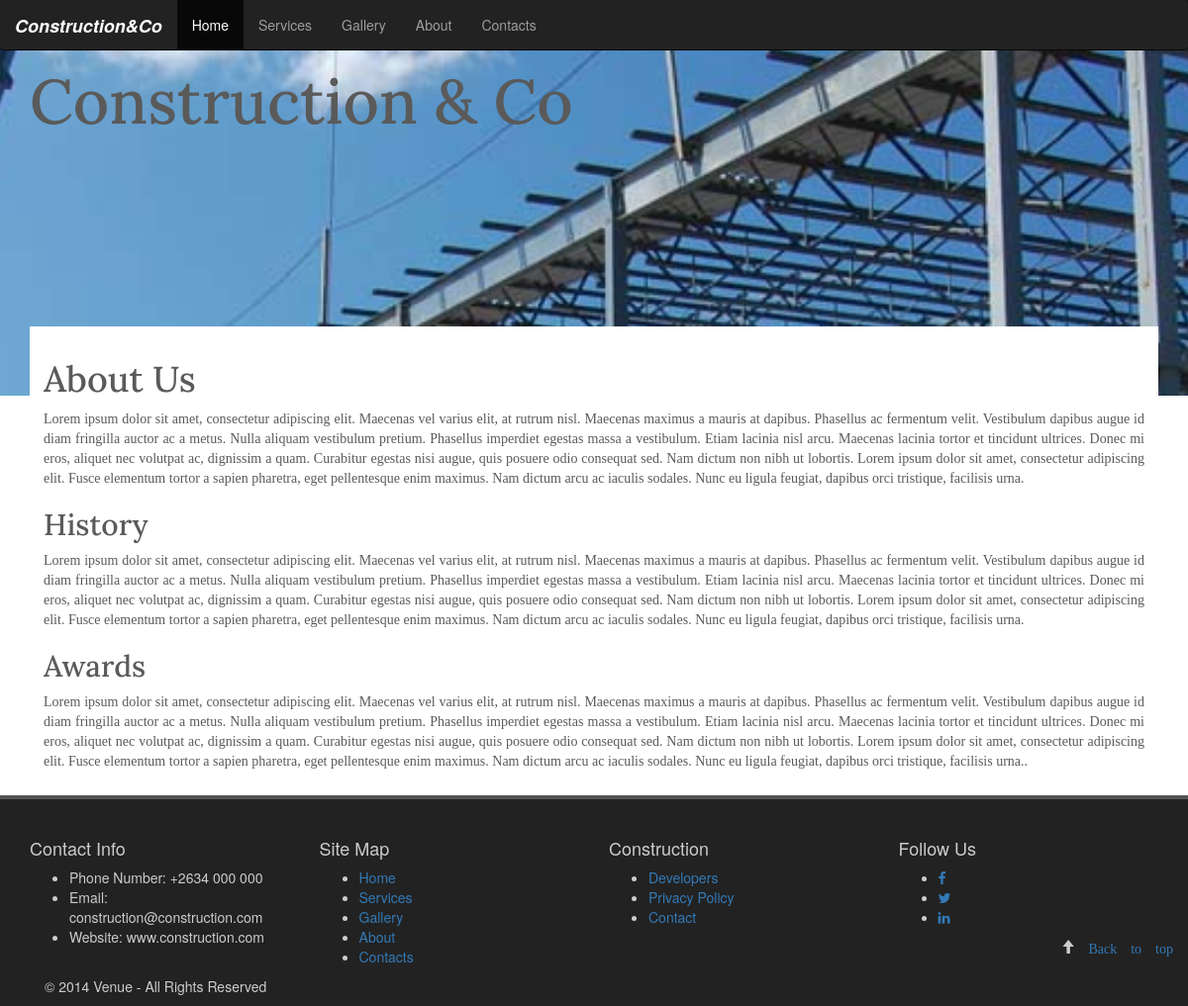
Page /about/ on the earlier database version.
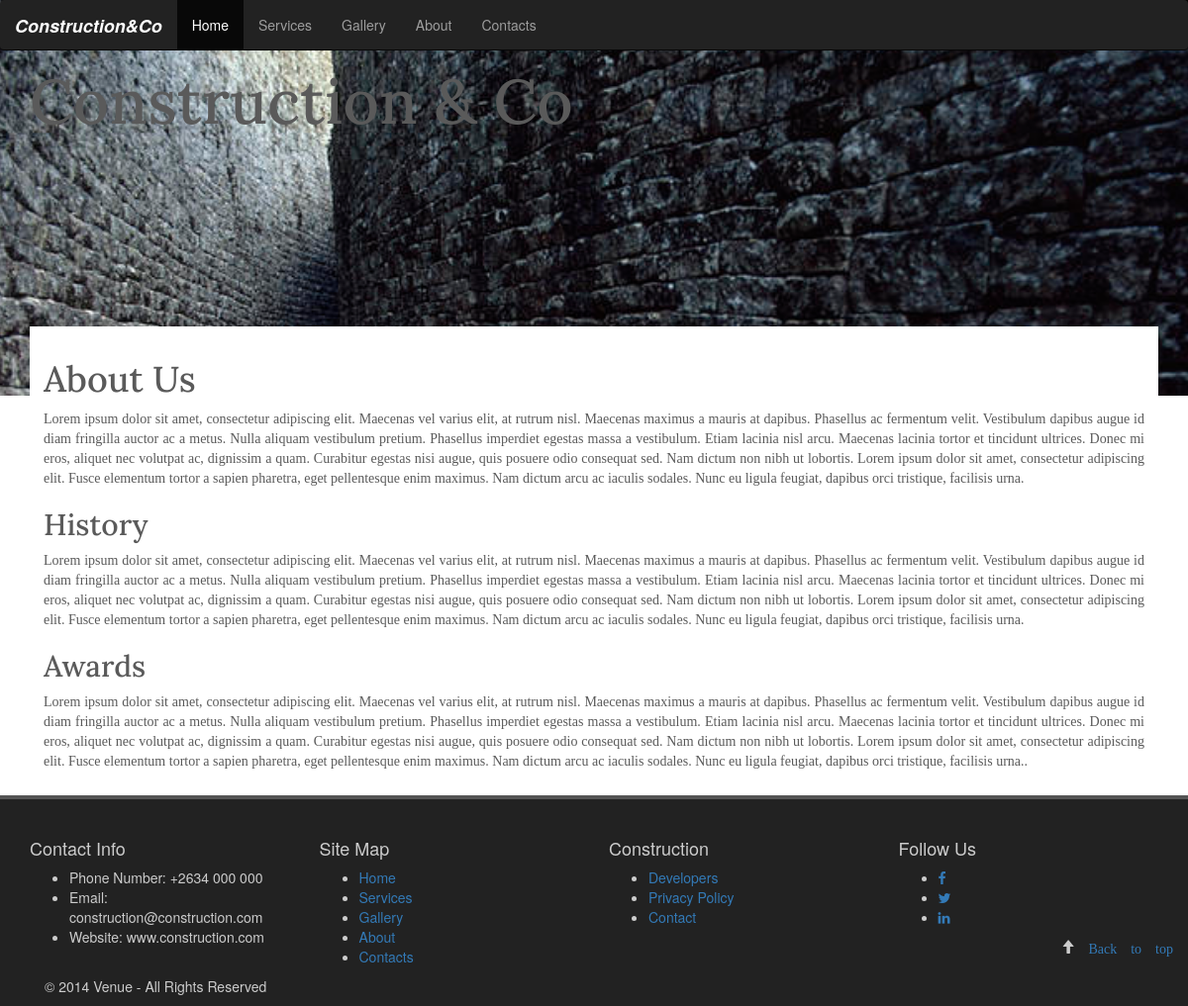
Same page on the later database version.
### displays/models.py (models this page shows, shortened)
class DisplayImage(models.Model):
    slider_image = models.ImageField(upload_to='slider/images/')
    header_text = models.CharField(max_length=120, null=True, blank=True)
    text = models.CharField(max_length=120, null=True, blank=True)
    about_display = models.BooleanField(default=False)
    active_slides = models.BooleanField(default=True)
    home_background_display = models.BooleanField(default=False)

### services/views.py (the view)
# urls.py: url(r'^about/', services.views.about, name='about'),
def about(request):
    slider = DisplayImage.objects.all()
    return render(request, 'about.html', {"slider":slider})

### services/templates/about.html (shortened to what this page needs)
{%extends 'base.html'%}
{% block content %}
    {% for slider in slider %}
    {% if slider.about_display %}
    <div class="jumbotron about" style="background-image: url('{{MEDIA_URL}}{{slider.slider_image}}'); height: 400px;">
      <div class="container" >
        <h1 class="display-3">Construction & Co </h1>
      </div>
    </div>
{% endif %}
{% endfor %}
    <div class="container">
            <article class="top-box">
                <section>
                    <h1>About Us</h1>
                    <p>Lorem ipsum dolor sit amet, consectetur adipiscing elit. Maecenas vel varius elit, at rutrum nisl.
                        Maecenas maximus a mauris at dapibus. Phasellus ac fermentum velit. Vestibulum dapibus augue id
                        diam fringilla auctor ac a metus. Nulla aliquam vestibulum pretium. Phasellus imperdiet egestas
                        massa a vestibulum. Etiam lacinia nisl arcu. Maecenas lacinia tortor et tincidunt ultrices.
                        Donec mi eros, aliquet nec volutpat ac, dignissim a quam. Curabitur egestas nisi augue, quis
                        posuere odio consequat sed. Nam dictum non nibh ut lobortis. Lorem ipsum dolor sit amet,
                        consectetur adipiscing elit. Fusce elementum tortor a sapien pharetra, eget pellentesque
                        enim maximus. Nam dictum arcu ac iaculis sodales. Nunc eu ligula feugiat, dapibus orci tristique,
                        facilisis urna.</p>
                </section>
                <section>
                    <h2>History</h2>
                    <p>Lorem ipsum dolor sit amet, consectetur adipiscing elit. Maecenas vel varius elit, at rutrum nisl.
                        Maecenas maximus a mauris at dapibus. Phasellus ac fermentum velit. Vestibulum dapibus augue id
                        diam fringilla auctor ac a metus. Nulla aliquam vestibulum pretium. Phasellus imperdiet egestas
                        massa a vestibulum. Etiam lacinia nisl arcu. Maecenas lacinia tortor et tincidunt ultrices.
                        Donec mi eros, aliquet nec volutpat ac, dignissim a quam. Curabitur egestas nisi augue, quis
                        posuere odio consequat sed. Nam dictum non nibh ut lobortis. Lorem ipsum dolor sit amet,
                        consectetur adipiscing elit. Fusce elementum tortor a sapien pharetra, eget pellentesque
                        enim maximus. Nam dictum arcu ac iaculis sodales. Nunc eu ligula feugiat, dapibus orci tristique,
                        facilisis urna.</p>
                </section>
                <section>
                    <h2>Awards</h2>
                    <p>Lorem ipsum dolor sit amet, consectetur adipiscing elit. Maecenas vel varius elit, at rutrum nisl.
                        Maecenas maximus a mauris at dapibus. Phasellus ac fermentum velit. Vestibulum dapibus augue id
                        diam fringilla auctor ac a metus. Nulla aliquam vestibulum pretium. Phasellus imperdiet egestas
                        massa a vestibulum. Etiam lacinia nisl arcu. Maecenas lacinia tortor et tincidunt ultrices.
                        Donec mi eros, aliquet nec volutpat ac, dignissim a quam. Curabitur egestas nisi augue, quis
                        posuere odio consequat sed. Nam dictum non nibh ut lobortis. Lorem ipsum dolor sit amet,
                        consectetur adipiscing elit. Fusce elementum tortor a sapien pharetra, eget pellentesque
                        enim maximus. Nam dictum arcu ac iaculis sodales. Nunc eu ligula feugiat, dapibus orci tristique,
                        facilisis urna..</p>
                </section>
            </article>
    </div>
{% endblock %}

Differences in the rows shown:
no longer on this page (row edited): DisplayImage: slider_image (picture)
now on this page (row edited): DisplayImage: slider_image (picture)
